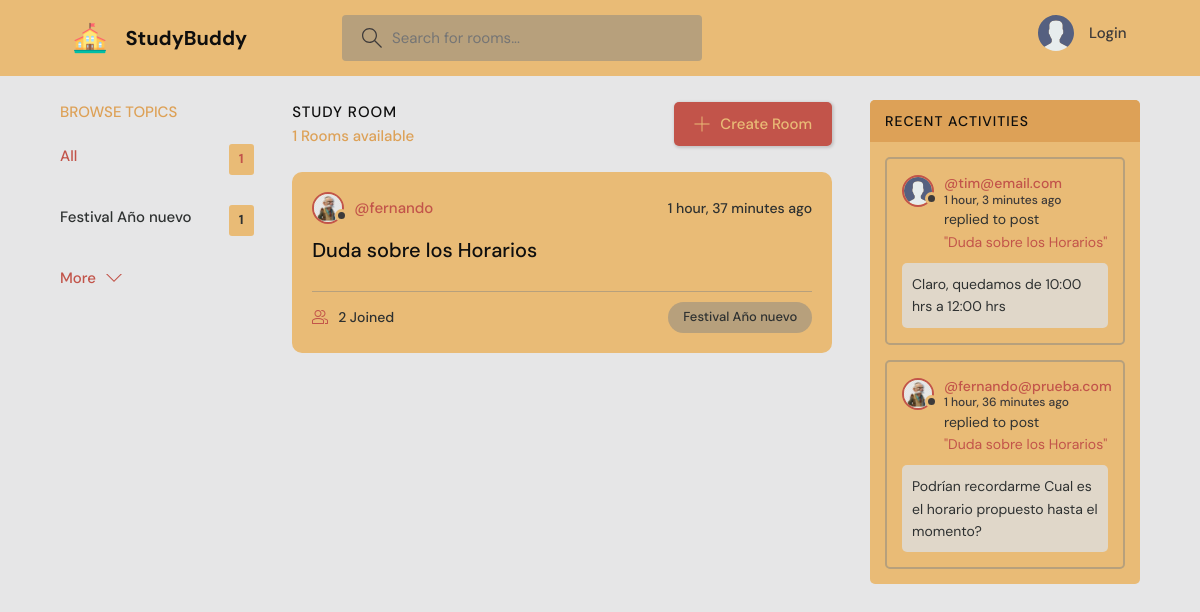
The page / on the database its author committed.
### base/models.py (models this page shows, shortened)
class Topic(models.Model):
    name = models.CharField(max_length=200)

class Room(models.Model):
    host=models.ForeignKey(User, on_delete=models.SET_NULL, null=True)
    topic=models.ForeignKey(Topic, on_delete=models.SET_NULL, null=True)
    participants=models.ManyToManyField(User, related_name='participants', blank=True)
    name = models.CharField(max_length=200)
    description=models.TextField(null=True, blank=True)#it means it can be null
    updated=models.DateTimeField(auto_now=True)#takes a snapshot on every time we save it or update it
    created=models.DateTimeField(auto_now_add=True)#takes a snapshot only one time, when it was created
    class Meta: #Metadata
        ordering= ['-updated', '-created']#we use this to order how the elements are shown.
    def __str__(self):
        return self.name

class User(AbstractUser):
    name = models.CharField(max_length=200, null=True)
    email = models.EmailField(unique=True ,null=True)
    bio = models.TextField(null=True)
    avatar = models.ImageField(null=True, default="avatar.svg")
    USERNAME_FIELD = 'email'
    REQUIRED_FIELDS = []

class Message(models.Model):
    user = models.ForeignKey(User, on_delete=models.CASCADE)
    room = models.ForeignKey(Room, on_delete=models.CASCADE)
    body = models.TextField()
    updated=models.DateTimeField(auto_now=True)
    created=models.DateTimeField(auto_now_add=True)
    class Meta: #Metadata
        ordering= ['-updated', '-created']#we use this to order how the elements are shown.

### base/views.py (the view)
# urls.py: path('', views.home, name="home"),
def home(request):
    q=request.GET.get('q') if request.GET.get('q') != None else ''
    rooms= Room.objects.filter(
        Q(topic__name__icontains=q) | #Q allows us to use & (and) | (or) in our queries.
        Q(name__icontains=q) |
        Q(description__icontains=q) |
        Q(host__username__icontains=q)
        )#We use double underscore to refer the object due to it is a foreign key.
    room_count=rooms.count()
    topics = Topic.objects.all()[0:5]
    room_messages = Message.objects.filter(Q(room__topic__name__icontains=q))
    context={'rooms':rooms, 'topics':topics, 'room_count': room_count, 'room_messages':room_messages}
    return render(request, 'base/home.html', context)#cuando lo pasamos aqui ya está disponible en la template, es como las properties en react.

### base/templates/base/home.html (shortened to what this page needs)
{% extends 'main.html' %}
{% block content %}
<main class="layout layout--3">
  <div class="container">
    {% include 'base/topics_component.html' %}
    <div class="roomList">
      <div class="roomList__header">
        <div>
          <h2>Study Room</h2>
          <p>{{room_count}} Rooms available</p>
        </div>
        <a class="btn btn--main" href="{% url 'create-room' %}">
          <svg version="1.1" xmlns="http://www.w3.org/2000/svg" width="32" height="32" viewBox="0 0 32 32">
            <title>add</title>
            <path
              d="M16.943 0.943h-1.885v14.115h-14.115v1.885h14.115v14.115h1.885v-14.115h14.115v-1.885h-14.115v-14.115z"
            ></path>
          </svg>
          Create Room
        </a>
      </div>
      {% include 'base/feed_component.html' %}
    </div>
    {% include 'base/activity_component.html' %}
  </div>
</main>
{% endblock %}

### base/templates/base/topics_component.html
<div class="topics">
    <div class="topics__header">
      <h2>Browse Topics</h2>
    </div>
    <ul class="topics__list">
      <li>
        <a href="{% url 'home' %}" class="active">All <span>{{topics.count}}</span></a>
      </li>
      {% for topic in topics %}
      <li>
        <a href="{% url 'home' %}?q={{topic.name}}">{{topic.name}}<span>{{topic.room_set.all.count}}</span></a>
      </li>
      {% endfor %}
    </ul>
    <a class="btn btn--link" href="{% url 'topics' %}">
      More
      <svg version="1.1" xmlns="http://www.w3.org/2000/svg" width="32" height="32" viewBox="0 0 32 32">
        <title>chevron-down</title>
        <path d="M16 21l-13-13h-3l16 16 16-16h-3l-13 13z"></path>
      </svg>
    </a>
</div>

### base/templates/base/feed_component.html (shortened to what this page needs)
{% for room in rooms %}
<div class="roomListRoom">
    <div class="roomListRoom__header">
      <a href="{% url 'user-profile' room.host.id %}" class="roomListRoom__author">
        <div class="avatar avatar--small">
          <img src="{{room.host.avatar.url}}" />
        </div>
        <span>@{{room.host.username}}</span>
      </a>
      <div class="roomListRoom__actions">
        <span>{{room.created|timesince}} ago</span>
      </div>
    </div>
    <div class="roomListRoom__content">
      <a href="{% url 'room' room.id %}">{{room.name}}</a>
    </div>
    <div class="roomListRoom__meta">
      <a href="room.html" class="roomListRoom__joined">
        {{room.participants.all.count}} Joined
      </a>
      <p class="roomListRoom__topic">{{room.topic.name}}</p>
    </div>
  </div>
{% endfor %}

### base/templates/base/activity_component.html (shortened to what this page needs)
<div class="activities">
  <div class="activities__header">
    <h2>Recent Activities</h2>
  </div>
  {% for message in room_messages %}
    <div class="activities__box">
      <div class="activities__boxHeader roomListRoom__header">
        <a href="{% url 'user-profile' message.user.id %}" class="roomListRoom__author">
          <div class="avatar avatar--small">
            <img src="{{message.user.avatar.url}}" />
          </div>
          <p>
            @{{message.user}}
            <span>{{message.created | timesince}} ago</span>
          </p>
        </a>
      </div>
      <div class="activities__boxContent">
        <p>replied to post <a href="{% url 'room' message.room.id %}">"{{message.room}}"</a></p>
        <div class="activities__boxRoomContent">
          {{message.body}}
        </div>
      </div>
    </div>
    {% endfor %}
  </div>

### rows shown on the page
Topic: name "Festival Año nuevo", room_set.all.count "1"
Room: host.avatar (picture), host.username "fernando", created "1 hour, 37 minutes", name "Duda sobre los Horarios", participants.all.count "2", topic.name "Festival Año nuevo"
Message: user.avatar (placeholder picture), user "tim@email.com", created "1 hour, 3 minutes", room "Duda sobre los Horarios", body "Claro, quedamos de 10:00 hrs a 12:00 hrs"
Message: user.avatar (picture), user "fernando@prueba.com", created "1 hour, 36 minutes", room "Duda sobre los Horarios", body "Podrían recordarme Cual es el horario propuesto hasta el momento?"

### other values the page prints
{{ topics.count }} "1"
{{ room_count }} "1"
